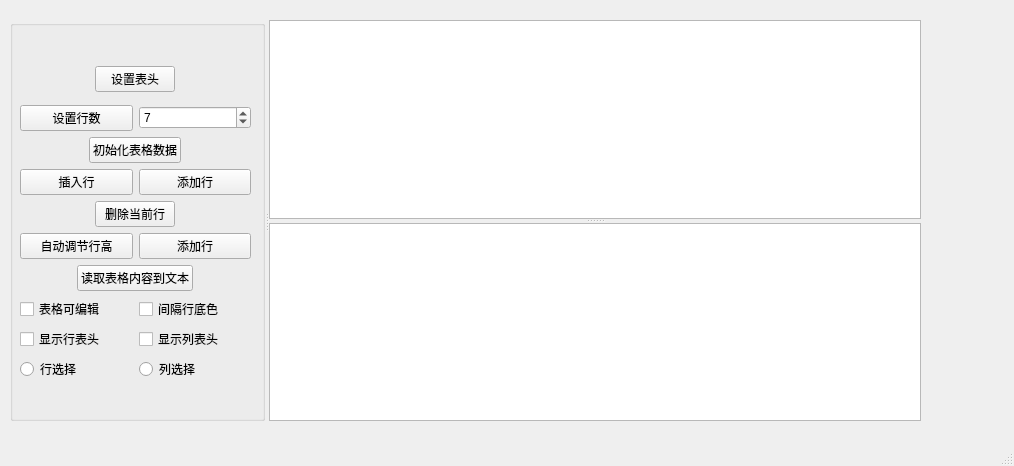
<?xml version="1.0" encoding="UTF-8"?>
<ui version="4.0">
 <class>MainWindow</class>
 <widget class="QMainWindow" name="MainWindow">
  <property name="geometry">
   <rect>
    <x>0</x>
    <y>0</y>
    <width>1014</width>
    <height>466</height>
   </rect>
  </property>
  <property name="windowTitle">
   <string>MainWindow</string>
  </property>
  <widget class="QWidget" name="centralwidget">
   <widget class="QSplitter" name="splitterMain">
    <property name="geometry">
     <rect>
      <x>10</x>
      <y>20</y>
      <width>911</width>
      <height>401</height>
     </rect>
    </property>
    <property name="orientation">
     <enum>Qt::Horizontal</enum>
    </property>
    <widget class="QGroupBox" name="groupBox">
     <property name="title">
      <string/>
     </property>
     <property name="alignment">
      <set>Qt::AlignCenter</set>
     </property>
     <widget class="QWidget" name="gridLayoutWidget">
      <property name="geometry">
       <rect>
        <x>10</x>
        <y>40</y>
        <width>231</width>
        <height>321</height>
       </rect>
      </property>
      <layout class="QGridLayout" name="gridLayout" rowstretch="1,1,1,1,1,1,1,1,1,1" rowminimumheight="0,0,0,0,0,0,0,0,0,0">
       <property name="sizeConstraint">
        <enum>QLayout::SetDefaultConstraint</enum>
       </property>
       <item row="3" column="0">
        <widget class="QPushButton" name="btnInsertRow">
         <property name="text">
          <string>插入行</string>
         </property>
        </widget>
       </item>
       <item row="3" column="1">
        <widget class="QPushButton" name="btnAppendRow">
         <property name="text">
          <string>添加行</string>
         </property>
        </widget>
       </item>
       <item row="5" column="1">
        <widget class="QPushButton" name="pushButton_8">
         <property name="text">
          <string>添加行</string>
         </property>
        </widget>
       </item>
       <item row="5" column="0">
        <widget class="QPushButton" name="pushButton_7">
         <property name="text">
          <string>自动调节行高</string>
         </property>
        </widget>
       </item>
       <item row="7" column="1">
        <widget class="QCheckBox" name="chkBoxRowColor">
         <property name="text">
          <string>间隔行底色</string>
         </property>
        </widget>
       </item>
       <item row="7" column="0">
        <widget class="QCheckBox" name="checkBox">
         <property name="text">
          <string>表格可编辑</string>
         </property>
        </widget>
       </item>
       <item row="8" column="1">
        <widget class="QCheckBox" name="checkBox_4">
         <property name="text">
          <string>显示列表头</string>
         </property>
        </widget>
       </item>
       <item row="8" column="0">
        <widget class="QCheckBox" name="checkBox_3">
         <property name="text">
          <string>显示行表头</string>
         </property>
        </widget>
       </item>
       <item row="1" column="0">
        <widget class="QPushButton" name="pushButton_2">
         <property name="text">
          <string>设置行数</string>
         </property>
        </widget>
       </item>
       <item row="1" column="1">
        <widget class="QSpinBox" name="spinBox">
         <property name="value">
          <number>7</number>
         </property>
        </widget>
       </item>
       <item row="9" column="0">
        <widget class="QRadioButton" name="radioButton">
         <property name="text">
          <string>行选择</string>
         </property>
        </widget>
       </item>
       <item row="9" column="1">
        <widget class="QRadioButton" name="radioButton_2">
         <property name="text">
          <string>列选择</string>
         </property>
        </widget>
       </item>
       <item row="0" column="0" colspan="2" alignment="Qt::AlignHCenter|Qt::AlignVCenter">
        <widget class="QPushButton" name="btnSetHeader">
         <property name="text">
          <string>设置表头</string>
         </property>
        </widget>
       </item>
       <item row="2" column="0" colspan="2" alignment="Qt::AlignHCenter">
        <widget class="QPushButton" name="btnIniData">
         <property name="text">
          <string>初始化表格数据</string>
         </property>
        </widget>
       </item>
       <item row="4" column="0" colspan="2" alignment="Qt::AlignHCenter">
        <widget class="QPushButton" name="btnDeleteRow">
         <property name="text">
          <string>删除当前行</string>
         </property>
        </widget>
       </item>
       <item row="6" column="0" colspan="2" alignment="Qt::AlignHCenter">
        <widget class="QPushButton" name="pushButton_9">
         <property name="text">
          <string>读取表格内容到文本</string>
         </property>
        </widget>
       </item>
      </layout>
     </widget>
    </widget>
    <widget class="QSplitter" name="splitter">
     <property name="orientation">
      <enum>Qt::Vertical</enum>
     </property>
     <widget class="QTableWidget" name="tableInfo"/>
     <widget class="QPlainTextEdit" name="plainTextEdit"/>
    </widget>
   </widget>
  </widget>
  <widget class="QStatusBar" name="statusbar"/>
 </widget>
 <resources/>
 <connections/>
</ui>
